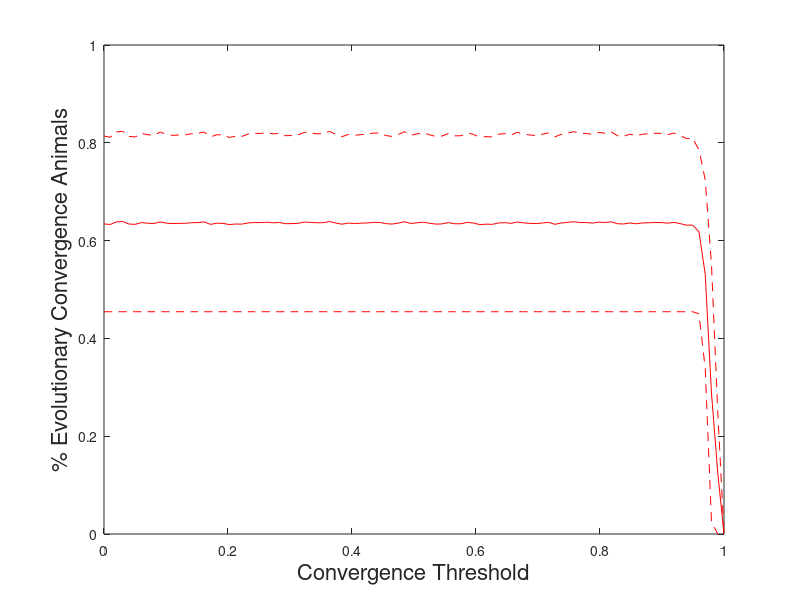

Recreate this plot in MATLAB.
A1 =  load('convergenciaAR1.txt'); 
A2 =  load('convergenciaAR2.txt'); 
%A3 =  load('convergenciaAR3.txt'); 
%A4 =  load('convergenciaAR4.txt'); 
%A5 =  load('convergenciaAR5.txt'); 
%A6 =  load('convergenciaAR6.txt'); 
%A7 =  load('convergenciaAR7.txt'); 
%A8 =  load('convergenciaAR8.txt'); 
%A9 =  load('convergenciaAR9.txt'); 
%A10 =  load('convergenciaAR10.txt'); 
%A11 =  load('convergenciaAR11.txt'); 
%A12 =  load('convergenciaAR12.txt'); 
%A13 =  load('convergenciaAR13.txt'); 
%A14 =  load('convergenciaAR14.txt'); 
%A15 =  load('convergenciaAR15.txt'); 
Q = (A1(:,2)+A2(:,2))/2;
Q1 = (A1(:,1)+A2(:,1))/2;
%Q = ((A1(:,2)+A2(:,2)+A3(:,2)+A4(:,2)+A5(:,2)+A6(:,2)+A7(:,2)+A8(:,2)+A9(:,2)+A10(:,2)+A11(:,2)+A12(:,2)+A13(:,2)+A14(:,2)+A15(:,2)))/15;
%Q1 = (A1(:,1)+A2(:,1)+A3(:,1)+A4(:,1)+A5(:,1)+A6(:,1)+A7(:,1)+A8(:,1)+A9(:,1)+A10(:,1)+A11(:,1)+A12(:,1)+A13(:,1)+A14(:,1)+A15(:,1))/15;
h = plot(Q1,Q,'r');
hold on


%Allrep;
%for w = 1:2;
%    MINI(w,1) = min(ALL(w,2:16));
%    MAXI(w,1) = max(ALL(w,2:16));
%end
plot(Q1,A1(:,2),'r--');
hold on
plot(Q1,A2(:,2),'r--');
hold on


xlabel(('Convergence Threshold'),"fontsize",16)
ylabel('% Evolutionary Convergence Animals',"fontsize",16)
print -color -F:12 converanimals.eps



